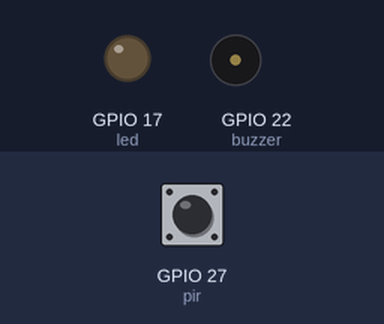
This program was run on a simulated Raspberry Pi (BCM pin numbers). Shown: output pins drawn as LEDs (lit = HIGH), buzzer (waves = sounding). The inputs (shaded band) are chosen by the test bench; at power-on: GPIO 27 (pir) LOW. What the program prints to the terminal is not drawn.

Above: at 1.2 s.
1.3 s: GPIO 27 (pir) driven HIGH
At 1.4 s:
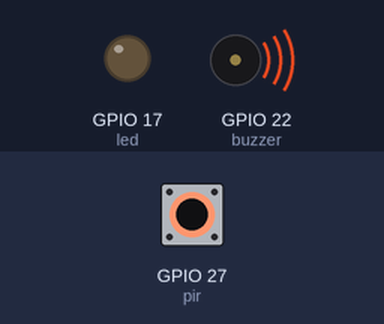
3.2 s: GPIO 27 (pir) pulsed LOW 2 times (0.12 s each, 0.3 s apart)
At 4.0 s:
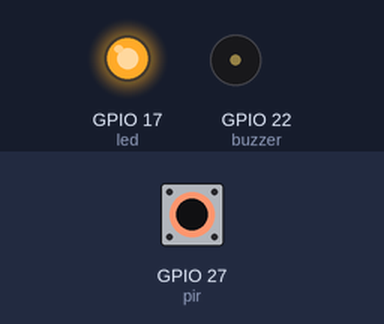
6.2 s: GPIO 27 (pir) pulsed LOW 5 times (0.12 s each, 0.3 s apart)
At 11.6 s:
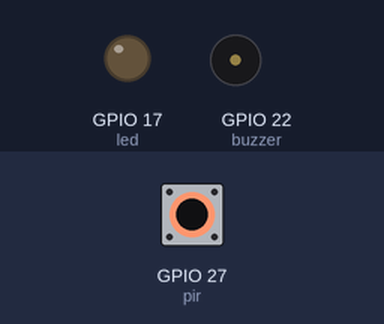
Timing chart, 0 to 13.1 s (numbered marks = the images above; inputs shaded):
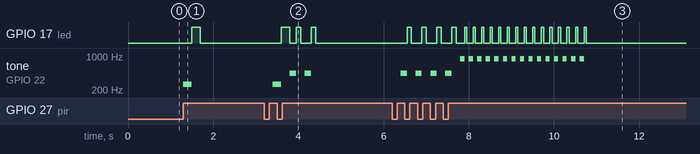

The program:

motion_zones_template.py
```python
#!/usr/bin/env python3
"""
Template: Motion Detection Zones
A reusable template for creating zone-based responses to motion detection
"""

from gpiozero import MotionSensor, LED, PWMOutputDevice
from time import sleep

# Setup components
pir = MotionSensor(27)
led = LED(17)
buzzer = PWMOutputDevice(22)

# Track motion count
motion_count = 0

def play_tone(frequency, duration):
    """Play a tone"""
    buzzer.frequency = frequency
    buzzer.value = 0.5
    sleep(duration)
    buzzer.off()

def low_alert():
    """Green zone response"""
    print("🟢 GREEN ZONE - Low activity")
    play_tone(262, 0.2)  # C4
    led.on()
    sleep(0.2)
    led.off()

def medium_alert():
    """Yellow zone response"""
    print("🟡 YELLOW ZONE - Moderate activity")
    for _ in range(2):
        play_tone(440, 0.15)  # A4
        led.on()
        sleep(0.1)
        led.off()
        sleep(0.1)

def high_alert():
    """Red zone response"""
    print("🔴 RED ZONE - High activity!")
    for _ in range(5):
        play_tone(880, 0.1)  # A5
        led.on()
        sleep(0.05)
        led.off()
        sleep(0.05)

def get_zone_response(motion_count):
    """Return appropriate response based on detection count"""
    zones = {
        'green': (0, 2, low_alert),
        'yellow': (3, 5, medium_alert),
        'red': (6, float('inf'), high_alert)
    }

    for zone, (min_count, max_count, response) in zones.items():
        if min_count <= motion_count <= max_count:
            print(f"Zone: {zone.upper()}")
            return response

    return low_alert  # Default

def handle_motion():
    """Process motion detection"""
    global motion_count
    motion_count += 1
    print(f"Motion detected! Count: {motion_count}")

    # Get appropriate response based on zone
    response_function = get_zone_response(motion_count)
    response_function()

# Setup event handler
pir.when_motion = handle_motion

print("=" * 50)
print("MOTION ZONE DETECTION SYSTEM")
print("=" * 50)
print("Green Zone: 1-2 detections (low alert)")
print("Yellow Zone: 3-5 detections (medium alert)")
print("Red Zone: 6+ detections (high alert)")
print("Press Ctrl+C to exit")
print("-" * 50)

try:
    while True:
        sleep(1)
except KeyboardInterrupt:
    print(f"\nSystem stopped. Total detections: {motion_count}")
    led.off()
    buzzer.off()
```

Measured:
- after the input at 1.3 s, GPIO 17 (led): LOW → HIGH after 0.20 s, → LOW 0.20 s later; tone on GPIO 22 (buzzer): silent → 262 Hz at once, → silent 0.20 s later
- after the input at 3.2 s, GPIO 17 (led): goes HIGH 0.20 s, LOW 0.15 s, HIGH 0.10 s, LOW 0.25 s, HIGH 0.10 s, then LOW, starting after 0.40 s; tone on GPIO 22 (buzzer): silent → 262 Hz after 0.20 s, then repeats every 0.35 s: silent 0.20 s, 440 Hz 0.15 s, until it stays silent from 4.3 s
- after the input at 6.2 s, GPIO 17 (led): goes 4 × (HIGH 0.10 s, LOW 0.25 s), 14 × (HIGH 0.05 s, LOW 0.15 s), HIGH 0.05 s, then LOW, starting after 0.35 s; tone on GPIO 22 (buzzer): plays 440 Hz for 0.15 s, 440 Hz for 0.15 s, 440 Hz for 0.15 s, 440 Hz for 0.15 s, 880 Hz for 0.10 s, 880 Hz for 0.10 s … (19 notes in this stretch), starting after 0.20 s
